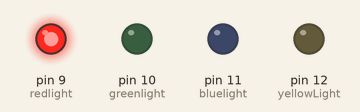
The sketch below on a simulated Arduino Uno, built with avr-gcc and run on an emulated ATmega328P. Shown: output pins drawn as LEDs (lit = HIGH).

Above: at 0.05 s.
At 0.75 s:
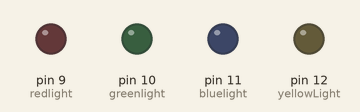
At 1.45 s:
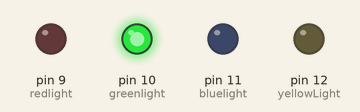
At 1.85 s:
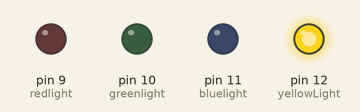
At 2.85 s:
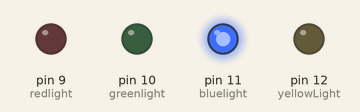
Timing chart, 0 to 3.1 s (numbered marks = the images above):
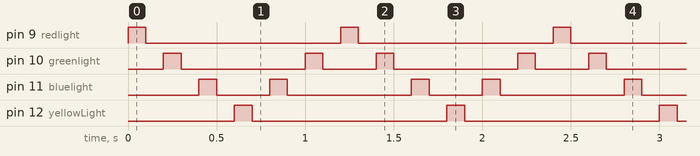

Measured:
- by itself, pin 9 (redlight), pin 12 (yellowLight): alternates HIGH for 0.10 s and LOW for 1.1 s
- by itself, pin 10 (greenlight): repeats every 1.2 s: LOW 0.70 s, HIGH 0.10 s, LOW 0.30 s, HIGH 0.10 s
- by itself, pin 11 (bluelight): repeats every 1.2 s: LOW 0.30 s, HIGH 0.10 s, LOW 0.70 s, HIGH 0.10 s

The sketch:

chaser2.ino
```cpp
/*
Light chaser back and forth
The goal of this program will be to make three
LED’s turn on and off in two directions. The red, green, blue
LED’s will turn on one after the other and then go in reverse
 order. This should look like a back-and-forth motion. This
 shall be done with the use of the digitalWrite command.
*/
int redlight= 9;    //red LED on pin 2
int greenlight= 10;  //green LED on pin 3
int bluelight= 11;   //blue LED on pin 4
int yellowLight=12;   //yellow LED on pin 12

void setup() {
  pinMode(redlight, OUTPUT);    //making red LED as output
  pinMode(greenlight, OUTPUT);  //making green LED as output
  pinMode(bluelight, OUTPUT);   //making blue LED as output
  pinMode(yellowLight, OUTPUT); //making yellow LED as output
}

void loop() {
digitalWrite(redlight,HIGH);   //turning red LED on
delay(100);  //delay of half second
digitalWrite(redlight,LOW);    //turning red LED off
delay(100);  //delay of half second
/*****************************************/
  digitalWrite(greenlight,HIGH); //turning green LED on
delay(100);  //delay of half second
  digitalWrite(greenlight,LOW);  //turning green LED off
delay(100);  //delay of half second
/*****************************************/
  digitalWrite(bluelight,HIGH); //turning blue LED on
delay(100);  //delay of half second
  digitalWrite(bluelight,LOW);  //turning blue LED off
delay(100); //delay of half second
/*****************************************/
digitalWrite(yellowLight,HIGH); //turning yellow LED on
delay(100);  //delay
digitalWrite(yellowLight,LOW);  //turning yellow LED off
delay(100);  //delay of half second
/*****************************************/
digitalWrite(bluelight,HIGH); //turning blue LED on
delay(100);  //delay of half second
digitalWrite(bluelight,LOW);  //turning blue LED off
delay(100);  //delay of half second
/*****************************************/
digitalWrite(greenlight,HIGH); //turning green LED on
delay(100);  //delay of half second
digitalWrite(greenlight,LOW);  //turning green LED off
delay(100);  //delay of half second
}
```
